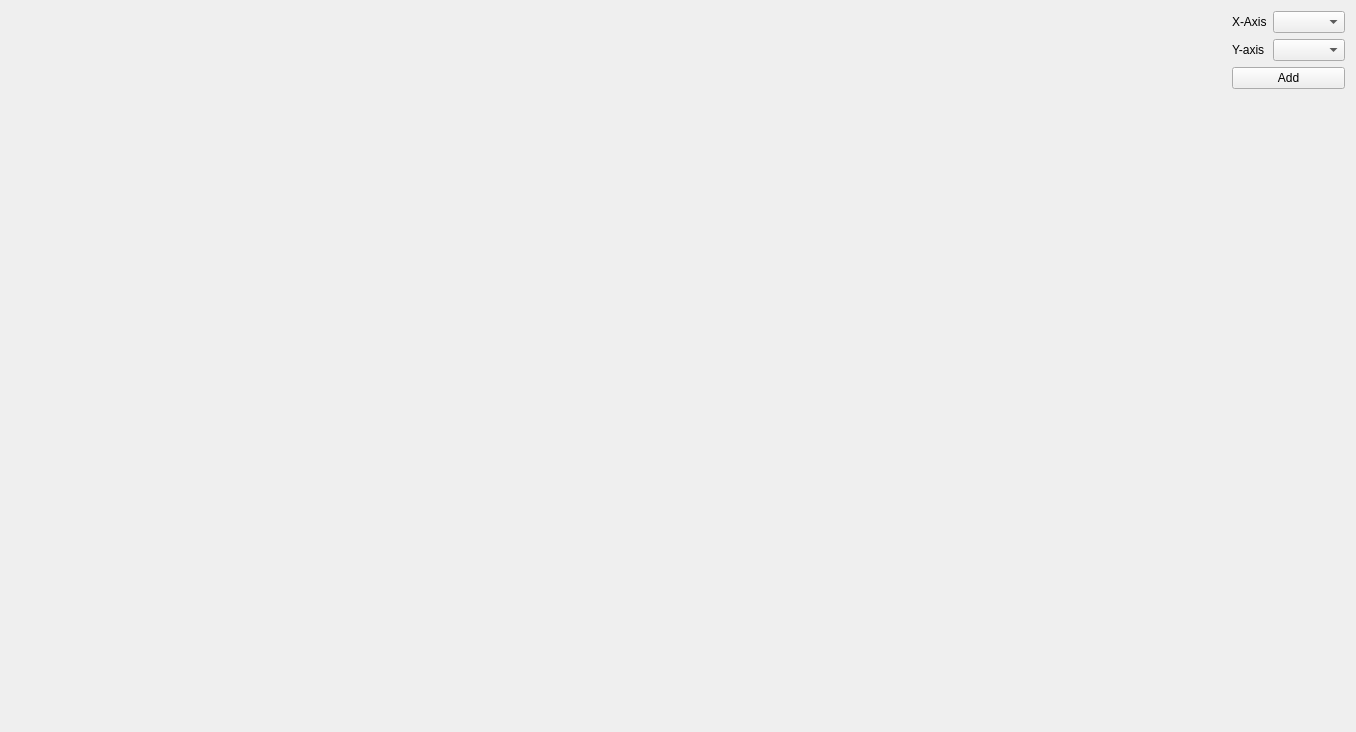
<?xml version="1.0" encoding="UTF-8"?>
<ui version="4.0">
 <class>SeriesPlotEditor</class>
 <widget class="QWidget" name="SeriesPlotEditor">
  <property name="geometry">
   <rect>
    <x>0</x>
    <y>0</y>
    <width>1356</width>
    <height>732</height>
   </rect>
  </property>
  <property name="windowTitle">
   <string>Form</string>
  </property>
  <layout class="QHBoxLayout" name="horizontalLayout">
   <item>
    <widget class="SeriesPlot" name="plot" native="true">
     <property name="sizePolicy">
      <sizepolicy hsizetype="Expanding" vsizetype="Preferred">
       <horstretch>0</horstretch>
       <verstretch>0</verstretch>
      </sizepolicy>
     </property>
    </widget>
   </item>
   <item>
    <layout class="QVBoxLayout" name="verticalLayout">
     <item>
      <layout class="QFormLayout" name="formLayout_2">
       <item row="0" column="0">
        <widget class="QLabel" name="label">
         <property name="text">
          <string>X-Axis</string>
         </property>
        </widget>
       </item>
       <item row="0" column="1">
        <widget class="QComboBox" name="x_selection"/>
       </item>
       <item row="1" column="0">
        <widget class="QLabel" name="label_2">
         <property name="text">
          <string>Y-axis</string>
         </property>
        </widget>
       </item>
       <item row="1" column="1">
        <widget class="QComboBox" name="y_selection"/>
       </item>
      </layout>
     </item>
     <item>
      <widget class="QPushButton" name="add_plot">
       <property name="text">
        <string>Add</string>
       </property>
      </widget>
     </item>
     <item>
      <widget class="GraphEdit" name="graph_editor" native="true"/>
     </item>
     <item>
      <spacer name="verticalSpacer">
       <property name="orientation">
        <enum>Qt::Vertical</enum>
       </property>
       <property name="sizeHint" stdset="0">
        <size>
         <width>20</width>
         <height>40</height>
        </size>
       </property>
      </spacer>
     </item>
    </layout>
   </item>
  </layout>
 </widget>
 <customwidgets>
  <customwidget>
   <class>SeriesPlot</class>
   <extends>QWidget</extends>
   <header>include/sensor_stream_ros/ui/profiling/series_plot.h</header>
   <container>1</container>
  </customwidget>
  <customwidget>
   <class>GraphEdit</class>
   <extends>QWidget</extends>
   <header>include/sensor_stream_ros/ui/profiling/graph_edit.h</header>
   <container>1</container>
  </customwidget>
 </customwidgets>
 <resources/>
 <connections/>
</ui>
